Frame 1 (no input): blank canvas, image omitted
Frame 60 (the mouse pressed at the canvas centre just before this capture): blank canvas, image omitted
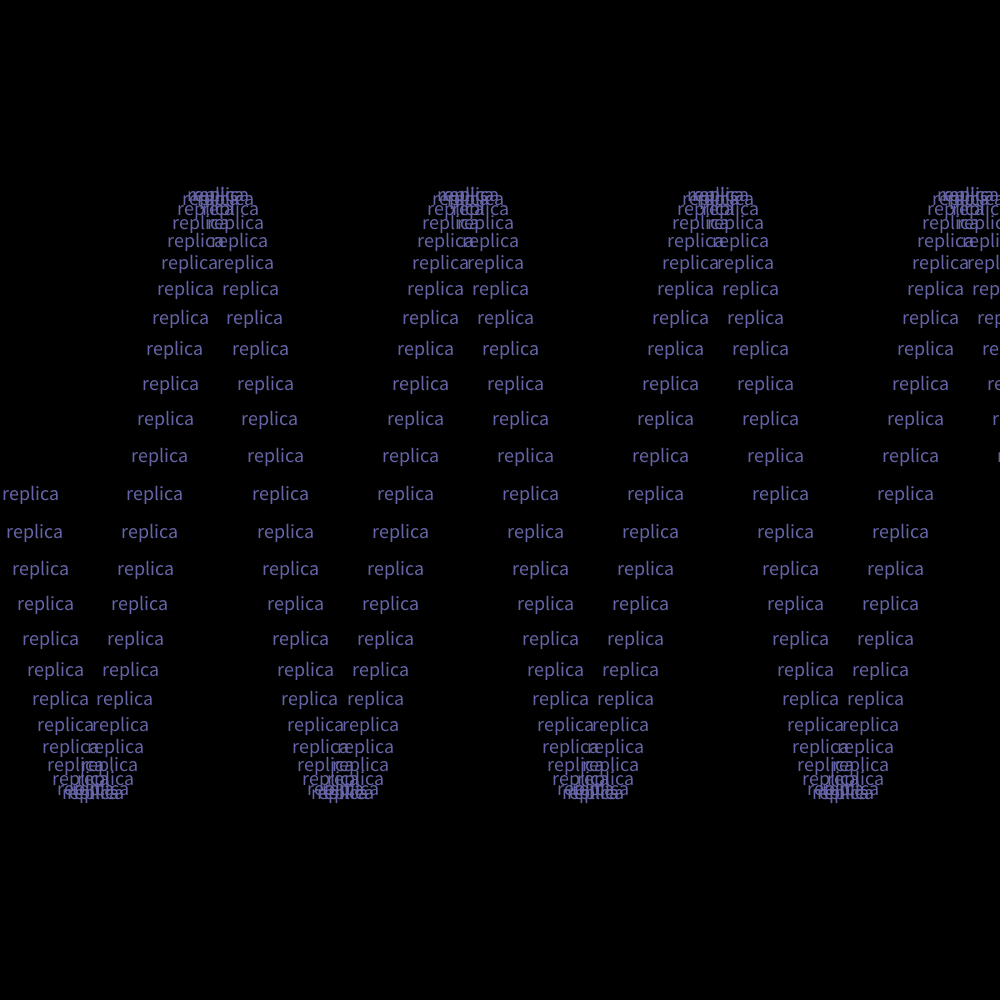
Frame 120 (the mouse held since frame 60 and released just before this capture)

The Processing sketch whose frames 1 and 60 were blank and that drew this single picture after the mouse press (run headless with seeded random() and noise(); from frame 60 on, the mouse is pressed at the canvas centre):

// Processing sketch: harmonic_wave
// ── harmonic_wave.pde
String txt = "replica";

int fr = 8;
int pointNum = 200; //the number of points
float amplitude = 300; //amplitude
float cycle = 1; //cycle
float wavelength = 250; //wavelength
float time;
float timeVelocity = TWO_PI/fr/cycle;
float timeEachPoint;
float timeCurrentPoint;

PVector pos;

void setup() {
  size(1000, 1000);
  background(0);
  frameRate(fr);
  pos = new PVector();
  timeEachPoint = TWO_PI / (wavelength/width * pointNum);
}

void draw() {
  background(0);
  time += timeVelocity; //time flies
  stroke(255);
  for (int i = 0; i < pointNum; i ++) {
    timeCurrentPoint = i * timeEachPoint;
    pos.x = (i+0.3)/pointNum*width; //formula
    pos.y = amplitude * sin(time + timeCurrentPoint) + height/2; //formula
    fill(mouseX/5, mouseY/5, mouseX/6+mouseY/6); //the color changes as the mouse moves
    textSize(20);
    text(txt, pos.x, pos.y);
  }
}
